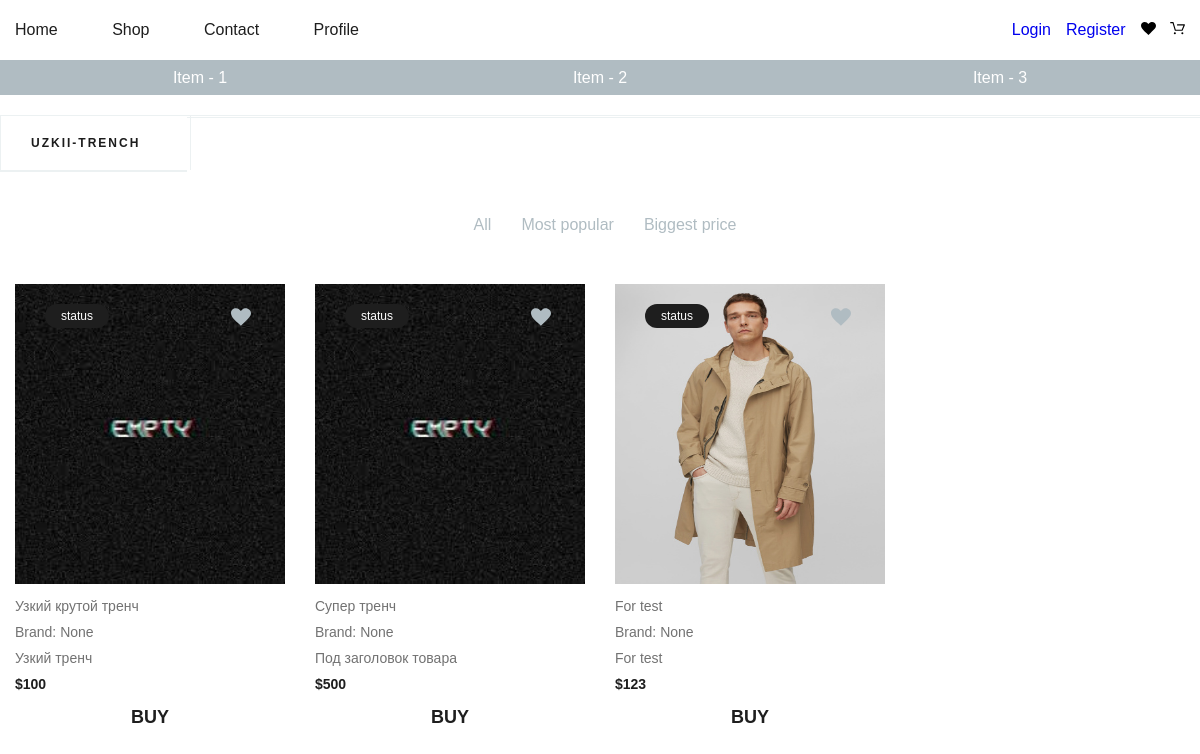
Page /catalog/uzkii-trench/uzkii-trench on the earlier database version.
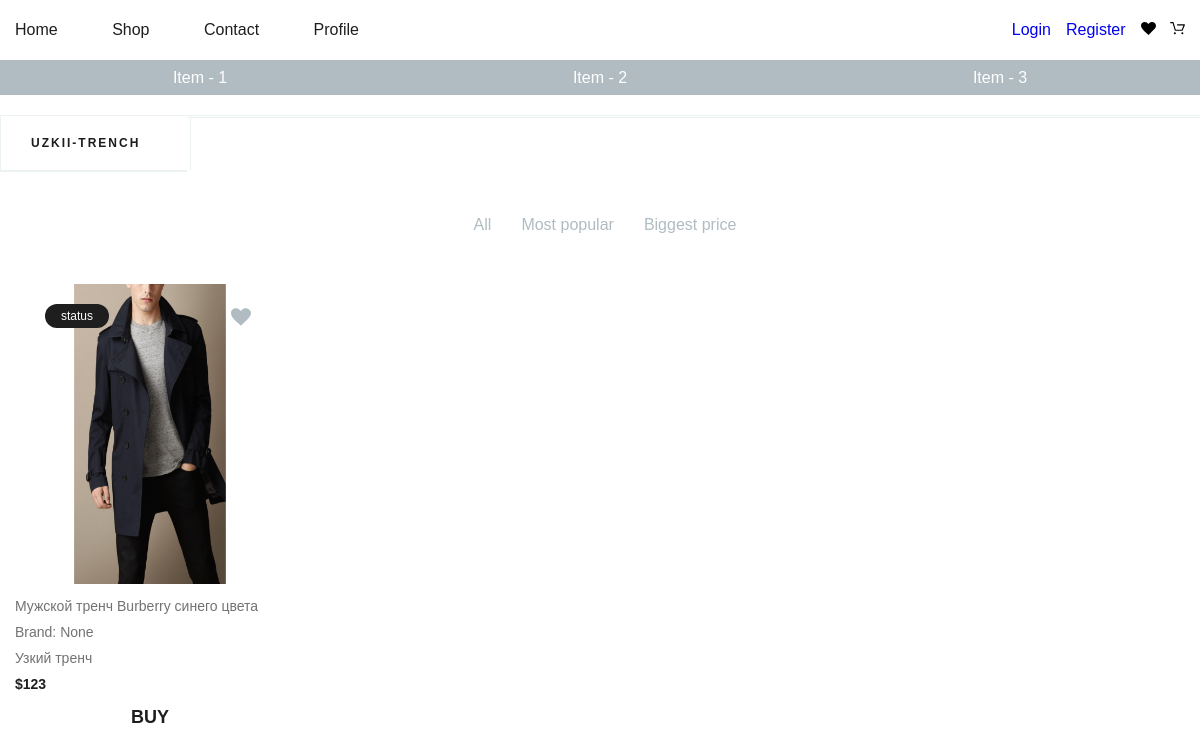
Same page on the later database version.
### mainApp/models.py (models this page shows, shortened)
class Good(m.Model):
    title = m.CharField(max_length=250, verbose_name="Заголовок товара")
    subtitle = m.CharField(max_length=250, verbose_name="Под заголовок товара")
    description = m.TextField(verbose_name="Описание товара", blank=True, null=True)
    price = m.PositiveIntegerField(verbose_name="Цена")
    photo = m.ImageField(upload_to="photos/goods/%m/%d/", verbose_name="Фото товара", default="empty.jfif")
    views = m.PositiveIntegerField(default=0, verbose_name="Количество просмотров")
    is_published = m.BooleanField(default=True, verbose_name="Опулбиковано ?")
    created_dt = m.DateTimeField(auto_now_add=True)
    updated_dt = m.DateTimeField(auto_now=True)
    category = TreeForeignKey(Category, on_delete=m.CASCADE, blank=False,
                              null=False, verbose_name=u'Раздел')
    slug = m.SlugField(max_length=255, unique=True, blank=True)
    class Meta:
        verbose_name = "Товар"
        verbose_name_plural = "Товары"
    def get_absolute_url(self):
        return reverse('good_detail', kwargs={'slug': self.slug})

### mainApp/views.py (the view)
# urls.py: path('catalog/<slug:slug_gender>/<slug:slug_category>', views.GoodByCategoryView.as_view(), name='good_by_category'),
class GoodByCategoryView(View):
    template_name = 'mainApp/goods_by_categories.html'
    def get(self, request, *args, **kwargs):
        slug_gender = self.kwargs['slug_gender']
        goods = Good.objects.filter(category__slug=self.kwargs['slug_category'], is_published=True)
        categories = Category.objects.get(slug=slug_gender).get_descendants(include_self=False)
        Genders = Category.objects.filter(level=0)
        context = {
            'categories': categories,
            'slug_gender': slug_gender,
            'categories_gender': Genders,
            'goods': goods
        }
        return render(request, self.template_name, context=context)

### basket/basket_class.py (called while the page is built)
    def __len__(self):
        return sum(item['qty'] for item in self.basket.values())

### basket/context_processors.py (called while the page is built)
def basket(request):
    return {'basket': Basket(request)}

### mainApp/models.py (called while the page is built)
    def __str__(self):
        return self.title

### mainApp/templates/mainApp/goods_by_categories.html (shortened to what this page needs)
{% extends 'base.html' %}
{% load static %}
{% block content %}
  {% include 'mainApp/include/_categories.html' %}
  <section class="products">
    <div class="container">
      <div class="products__inner">
        <div class="products__filter">
          <ul class="products__control">
            <li class="products__control__item" data-filter="all">All</li>
            <li class="products__control__item" data-filter="by-views">Most popular</li>
            <li class="products__control__item" data-filter="by-price">Biggest price</li>
          </ul>
        </div>
        <div class="products__list">
          {% for good in goods %}
            {% include 'mainApp/include/_output_good.html' %}
          {% endfor %}
        </div>
      </div>
    </div>
  </section>
{% endblock %}

### mainApp/templates/mainApp/include/_output_good.html (shortened to what this page needs)
{% load static %}
<div class="products__item" id="products__item{{ good.id }}"
     data-views="{{ good.views }}"
     data-created="{{ good.created_dt }}"
     data-price="{{ good.price }}">
  <div class="products__item__inner">
    <div class="product__item__top">
      <div class="status">status</div>
      <div class="wishlist {% if good.wishlist_set.all %}wishlist__active{% endif %}" id="wishlist{{ good.id }}"
           data-id={{ good.id }}
      >
      </div>
      <div class="product__item__top__img">
        <a href="{{ good.get_absolute_url }}">
          <img src="{{ good.photo.url }}" alt="" width="100%" height="300px">
        </a>
      </div>
    </div>
    <div class="products__item__bottom">
      <p class="products__item__bottom__title">{{ good.title }}</p>
      <p class="products__item__bottom__brand">Brand: None</p>
      <p class="products__item__bottom__desc">{{ good.subtitle }}</p>
      <p class="products__item__bottom__price">${{ good.price }}</p>
      <a class="btn">BUY</a>
    </div>
  </div>
</div>

Differences in the rows shown:
removed Good: photo (placeholder picture), title "Узкий крутой тренч", subtitle "Узкий тренч", price "100"
removed Good: photo (placeholder picture), title "Супер тренч", subtitle "Под заголовок товара", price "500"
removed Good: photo (picture), title "For test", subtitle "For test", price "123"
added Good: photo (picture), title "Мужской тренч Burberry синего цвета", subtitle "Узкий тренч", price "123"
